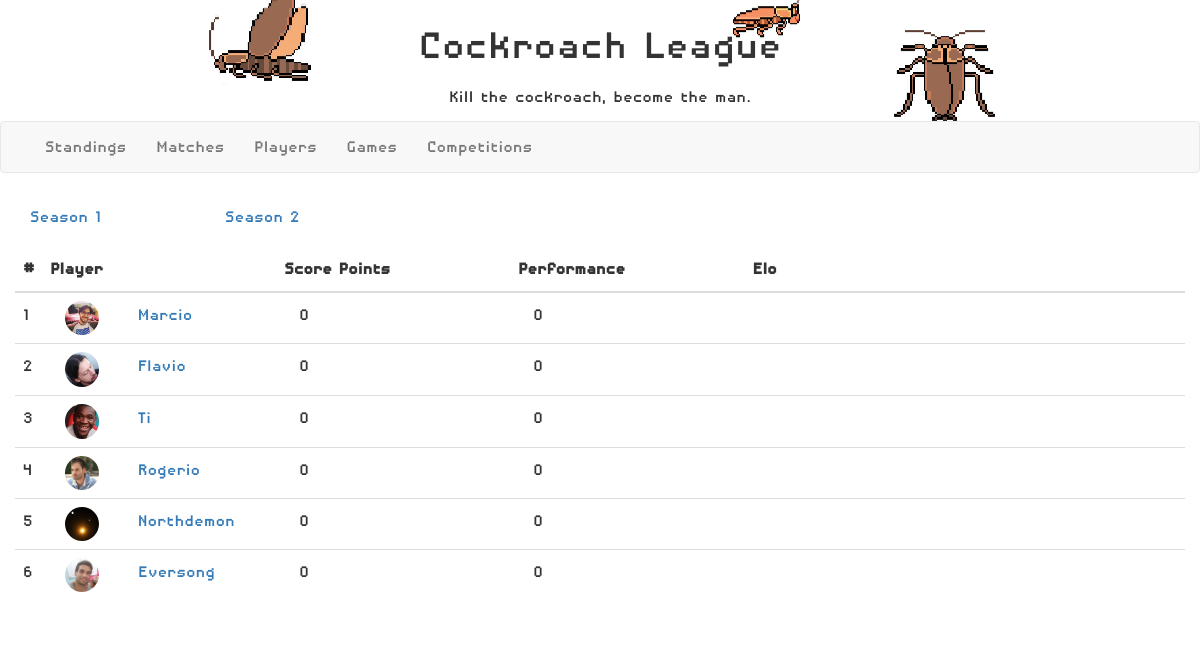
Screenshot of /rankings/The Castles of Burgundy/1 with the database file from the repository.
### rankings/models.py (models this page shows)
class TotalClassification(models.Model):
    class Meta:
        unique_together = (('standing_position', 'player'),)
    standing_position = models.IntegerField(primary_key=True)
    player = models.ForeignKey(Player, on_delete=models.CASCADE)
    score_points = models.FloatField()
    performance_points = models.FloatField()
    competition_id = models.ForeignKey(Competition, on_delete=models.CASCADE)

class Player(models.Model):
    player_nickname = models.CharField(max_length=15, primary_key=True, null=False)
    player_first_name = models.CharField(max_length=15, null=False)
    player_last_name = models.CharField(max_length=15, null=False)
    player_photo = models.ImageField()
    player_bio = models.TextField(null=True, blank=True)
    def __str__(self):
        return self.player_nickname

### rankings/views.py (the view)
# urls.py: path('<game_name>/<int:competition_id>', views.game_standings, name='game_standings'),
def game_standings(request, game_name, competition_id=1):
    score_controller = ScoresController()
    classifications = score_controller.generate_game_standings(game_name, competition_id)
    classifications_elo_tuple = []
    for item in classifications:
        player_game_elo = PlayerGameElo.objects.filter(game=Game.objects.filter(game_name=game_name).filter().first(),
                                                       player=item.player).first()
        classifications_elo_tuple.append((item, player_game_elo))
    context = {
        'classifications_elo_tuple': classifications_elo_tuple,
        'game_name': game_name,
        'competition_id': competition_id
    }
    return render(request, 'classification_by_game.html', context=context)

### rankings/controllers.py (called while the page is built)
    def get_player_performance_by_game(self, player, game_name, competition_id=1):
        possible_points = 0
        scored_points = 0
        game_match_results = GameMatchResult.objects.filter(result_player=player,
                                                            result_match_id__match_game__game_name=game_name,
                                                            result_match_id__competition_id=competition_id)
        for match_result in game_match_results:
            table_points = TablePoints.objects.filter(table_standing="1").first()
            game = match_result.result_match_id.match_game
            possible_points += table_points.table_score * game.game_complexity
            scored_points += match_result.result_points
        return scored_points / possible_points if scored_points != 0 else 0

### templates/classification_by_game.html (shortened to what this page needs)
{% extends "base_generic.html" %}
{% block content %}
    {% load staticfiles %}
    <link href="https://maxcdn.bootstrapcdn.com/bootstrap/3.3.7/css/bootstrap.min.css" rel="stylesheet"/>
    <link href="https://cdnjs.cloudflare.com/ajax/libs/datatables/1.10.12/css/dataTables.bootstrap.min.css" rel="stylesheet"/>
    <div class="container">
        <div class="row" style="margin-top: 15px">
            <div class="col-md-2"><a href="{% url 'game_standings' game_name=game_name competition_id=1 %}">Season 1</a></div>
            <div class="col-md-2"><a href="{% url 'game_standings' game_name=game_name competition_id=2 %}">Season 2</a></div>
        </div>
        <div class="row" style="margin-top: 15px">
        <table id="classification_table" class="table" cellspacing="0" width="100%">
            <thead>
            <tr>
                <th style="width: 1%">#</th>
                <th style="width: 20%">Player</th>
                <th style="width: 20%">Score Points</th>
                <th style="width: 20%">Performance</th>
                <th style="...">Elo</th>
            </tr>
            </thead>
            <tbody>
            {% for entry, elo in classifications_elo_tuple %}
            <tr>
                <td>{{ entry.standing_position }}</td>
                <td>
                    <div>
                        <div class="col-md-4 ">
                            <img class="img img-circle" src="{{ MEDIA_URL }}{{ entry.player.player_photo.url }}">
                        </div>
                        <div class="col-md-2">
                            <a href="{% url 'player' entry.player  %}">{{ entry.player }}</a>
                        </div>
                    </div>
                </td>
                <td><div class="col-md-2">{{ entry.score_points }}</div></td>
                <td><div class="col-md-2">{{ entry.performance_points }}</div></td>
                <td><div class="col-md-2">{{ elo.score }}</div></td>
            </tr>
            {% endfor %}
            </tbody>
        </table>
        </div>
    </div>
{% endblock %}

### rankings/static/css/styles.css (style rules this page uses)
.body { font-family: "Disposable Droid"; font-size: 20px; }
.img-circle { border-radius: 60%; width: 80%; }

### rows the page displays
TotalClassification: standing_position "1", player.player_photo (picture), player "Marcio", score_points "0", performance_points "0"
TotalClassification: standing_position "2", player.player_photo (picture), player "Flavio", score_points "0", performance_points "0"
TotalClassification: standing_position "3", player.player_photo (picture), player "Ti", score_points "0", performance_points "0"
TotalClassification: standing_position "4", player.player_photo (picture), player "Rogerio", score_points "0", performance_points "0"
TotalClassification: standing_position "5", player.player_photo (picture), player "Northdemon", score_points "0", performance_points "0"
TotalClassification: standing_position "6", player.player_photo (picture), player "Eversong", score_points "0", performance_points "0"
